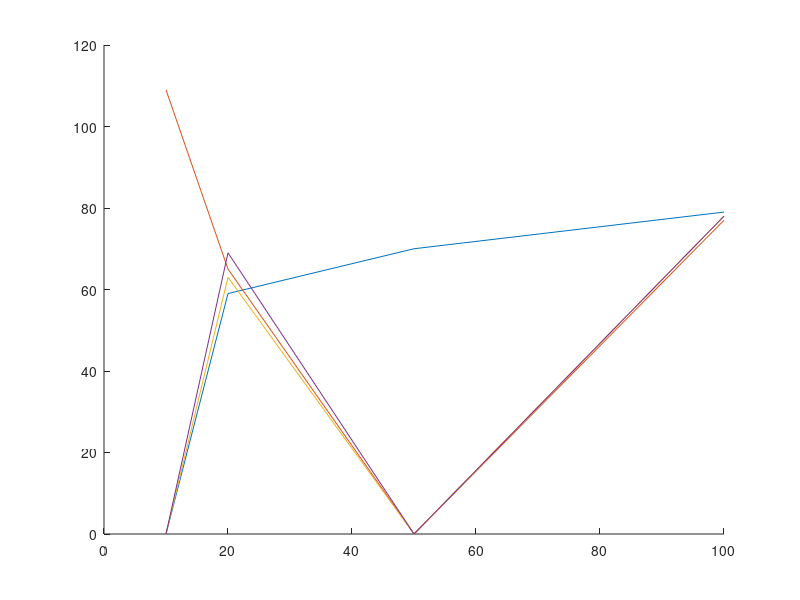
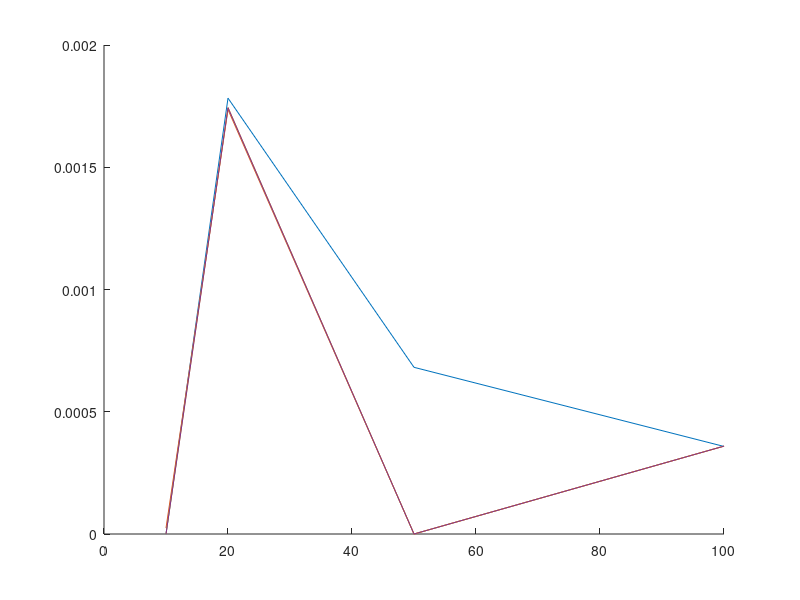
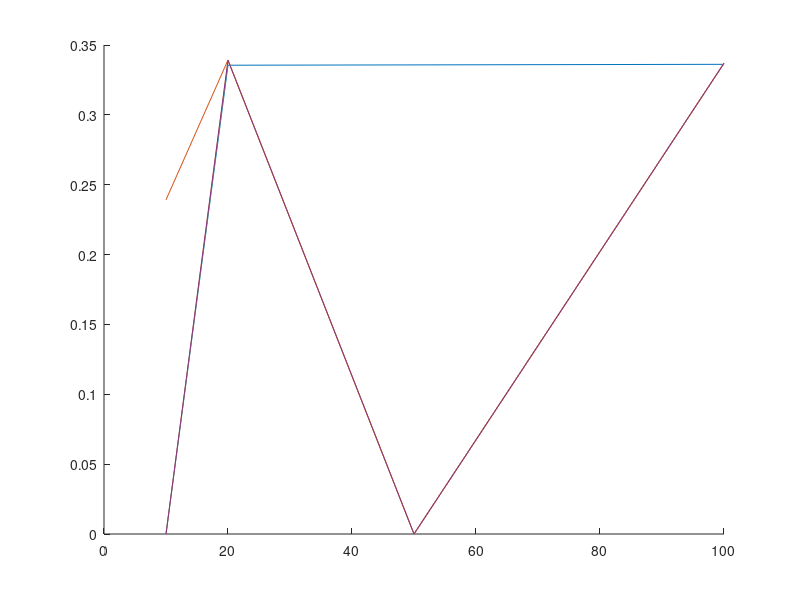

MATLAB code for these plots, in order:
function plotCompareN()
% plot results related to compareN

load('data/compareN.mat');

% retrieve data
NxIter = zeros(length(N),length(rkOrder));
NxFval = zeros(length(N),length(rkOrder));
NxPerr = zeros(length(N),length(rkOrder));

for k=1:length(rkOrder)
    for n=1:length(N)
        if res_sqp{k}{n}{3} == 1 & res_sqp{k}{n}{2} < 1
            % converged
            NxIter(n,k) = res_sqp{k}{n}{4}.iterations;
            NxFval(n,k) = res_sqp{k}{n}{2};
            NxPerr(n,k) = norm(res_sqp{k}{n}{1}-p_opt)/norm(p_opt);
        end
        % else leave it 0
    end
end


% plot iter over N
figure;
hold on;

for k=1:length(rkOrder)
    plot(N,NxIter(:,k));
end

% plot fval over N
figure;
hold on;

for k=1:length(rkOrder)
    plot(N,NxFval(:,k));
end

% relative p error over N
figure;
hold on;

for k=1:length(rkOrder)
    plot(N,NxPerr(:,k));
end

end
